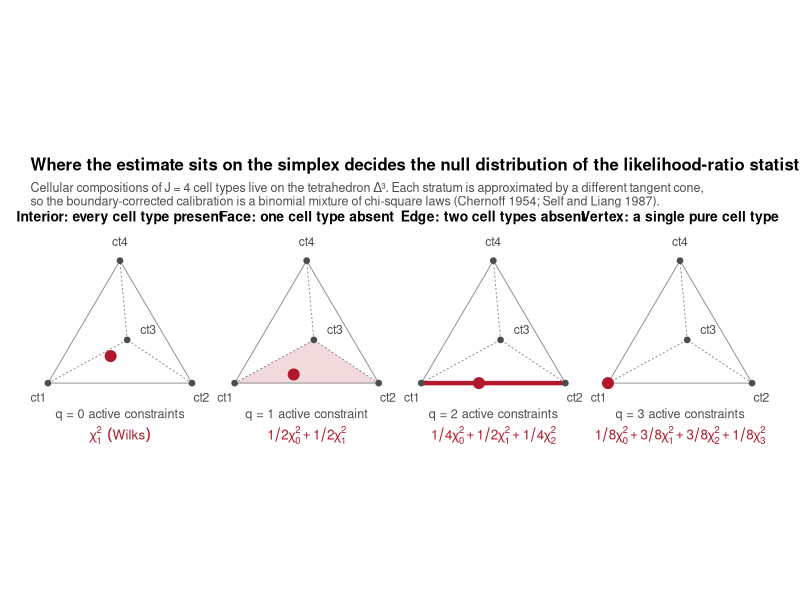

The R source for this figure:
#!/usr/bin/env Rscript
# Illustration of the four strata of the 3-simplex (J = 4 cell types) and
# the tangent cone that governs the null distribution of the DeCovarT
# likelihood-ratio statistic on each of them.
#
# Usage (from the repository root):
#   Rscript scripts/auxiliary/generate_simplex_boundary_figure.R
#
# Output: vignettes/figures/simplex_boundary_tangent_cones.png

library(ggplot2)

output_path <- file.path(
  "vignettes",
  "figures",
  "simplex_boundary_tangent_cones.png"
)
dir.create(dirname(output_path), recursive = TRUE, showWarnings = FALSE)

# Vertex positions for a tetrahedron seen from outside: ct1, ct2 and ct4
# form the visible hull and ct3 is the far vertex, so the three edges
# incident to it read as receding. The barycentric embedding
# p -> sum_j p_j v_j is affine, hence maps the simplex onto that hull.
tetrahedron <- rbind(
  ct1 = c(-1.00, -0.58),
  ct2 = c(1.00, -0.58),
  ct3 = c(0.10, 0.02),
  ct4 = c(0.00, 1.12)
)

embed <- function(p) {
  coords <- drop(matrix(p, nrow = 1L) %*% tetrahedron)
  data.frame(x = coords[[1L]], y = coords[[2L]])
}

vertices <- data.frame(
  x = tetrahedron[, 1L],
  y = tetrahedron[, 2L],
  celltype = rownames(tetrahedron),
  # Nudge labels away from the hull centroid.
  label_x = tetrahedron[, 1L] * 1.13 + c(0, 0, 0.28, 0),
  label_y = tetrahedron[, 2L] * 1.13 + c(-0.12, -0.12, 0.14, 0.12),
  stringsAsFactors = FALSE
)

edge_pairs <- utils::combn(4L, 2L)
edges <- do.call(
  rbind,
  lapply(seq_len(ncol(edge_pairs)), function(k) {
    from <- vertices[edge_pairs[1L, k], c("x", "y")]
    to <- vertices[edge_pairs[2L, k], c("x", "y")]
    data.frame(
      x = from$x,
      y = from$y,
      xend = to$x,
      yend = to$y,
      # Edges touching the far vertex ct3 are drawn as hidden lines.
      hidden = 3L %in% edge_pairs[, k]
    )
  })
)

# One panel per stratum: q counts the constraints active on the boundary.
strata <- list(
  list(
    label = "Interior: every cell type present",
    p = c(0.40, 0.25, 0.20, 0.15),
    q = 0L,
    highlight = NULL
  ),
  list(
    label = "Face: one cell type absent",
    p = c(0.50, 0.30, 0.20, 0.00),
    q = 1L,
    highlight = c(1L, 2L, 3L)
  ),
  list(
    label = "Edge: two cell types absent",
    p = c(0.60, 0.40, 0.00, 0.00),
    q = 2L,
    highlight = c(1L, 2L)
  ),
  list(
    label = "Vertex: a single pure cell type",
    p = c(1.00, 0.00, 0.00, 0.00),
    q = 3L,
    highlight = 1L
  )
)

mixture_label <- function(q) {
  if (q == 0L) {
    return("chi[1]^2~~(Wilks)")
  }
  weights <- stats::dbinom(0:q, size = q, prob = 0.5)
  terms <- sprintf(
    "%s*chi[%d]^2",
    MASS::fractions(weights),
    0:q
  )
  paste(terms, collapse = " + ")
}

panel_levels <- vapply(strata, function(s) s$label, character(1))

panel_frame <- function(component) {
  do.call(
    rbind,
    lapply(strata, function(s) {
      value <- component(s)
      if (is.null(value) || nrow(value) == 0L) {
        return(NULL)
      }
      value$panel <- factor(s$label, levels = panel_levels)
      value
    })
  )
}

edges_all <- panel_frame(function(s) edges)
vertices_all <- panel_frame(function(s) vertices)

points_all <- panel_frame(function(s) {
  out <- embed(s$p)
  out$q <- s$q
  out
})

# Shade the active face (q = 1) or thicken the active edge / vertex.
faces_all <- panel_frame(function(s) {
  if (is.null(s$highlight) || length(s$highlight) != 3L) {
    return(NULL)
  }
  vertices[s$highlight, c("x", "y")]
})

active_edges_all <- panel_frame(function(s) {
  if (is.null(s$highlight) || length(s$highlight) != 2L) {
    return(NULL)
  }
  from <- vertices[s$highlight[[1L]], c("x", "y")]
  to <- vertices[s$highlight[[2L]], c("x", "y")]
  data.frame(x = from$x, y = from$y, xend = to$x, yend = to$y)
})

captions_all <- panel_frame(function(s) {
  data.frame(
    x = 0,
    y = min(vertices$y) - 0.42,
    text = sprintf(
      "q = %d active constraint%s",
      s$q,
      if (s$q == 1L) "" else "s"
    )
  )
})

mixtures_all <- panel_frame(function(s) {
  data.frame(
    x = 0,
    y = min(vertices$y) - 0.72,
    text = mixture_label(s$q)
  )
})

highlight_colour <- "#B2182B"
context_colour <- "#4D4D4D"

plot_object <- ggplot() +
  geom_polygon(
    data = faces_all,
    aes(x = .data$x, y = .data$y),
    fill = highlight_colour,
    alpha = 0.16
  ) +
  geom_segment(
    data = edges_all,
    aes(
      x = .data$x,
      y = .data$y,
      xend = .data$xend,
      yend = .data$yend,
      linetype = .data$hidden
    ),
    colour = context_colour,
    linewidth = 0.35,
    alpha = 0.6
  ) +
  scale_linetype_manual(values = c(`FALSE` = "solid", `TRUE` = "22")) +
  geom_segment(
    data = active_edges_all,
    aes(x = .data$x, y = .data$y, xend = .data$xend, yend = .data$yend),
    colour = highlight_colour,
    linewidth = 1.5
  ) +
  geom_point(
    data = vertices_all,
    aes(x = .data$x, y = .data$y),
    colour = context_colour,
    size = 1.6
  ) +
  geom_text(
    data = vertices_all,
    aes(x = .data$label_x, y = .data$label_y, label = .data$celltype),
    colour = context_colour,
    size = 3.1
  ) +
  geom_point(
    data = points_all,
    aes(x = .data$x, y = .data$y),
    colour = highlight_colour,
    size = 3.4
  ) +
  geom_text(
    data = captions_all,
    aes(x = .data$x, y = .data$y, label = .data$text),
    size = 3.2,
    colour = context_colour
  ) +
  geom_text(
    data = mixtures_all,
    aes(x = .data$x, y = .data$y, label = .data$text),
    parse = TRUE,
    size = 3.4,
    colour = highlight_colour
  ) +
  facet_wrap(~panel, nrow = 1L) +
  coord_equal(clip = "off") +
  labs(
    title = paste(
      "Where the estimate sits on the simplex decides the null",
      "distribution of the likelihood-ratio statistic"
    ),
    subtitle = paste(
      "Cellular compositions of J = 4 cell types live on the tetrahedron",
      "\u0394\u00b3. Each stratum is approximated by a different tangent",
      "cone,\nso the boundary-corrected calibration is a binomial mixture",
      "of chi-square laws (Chernoff 1954; Self and Liang 1987)."
    )
  ) +
  theme_void(base_size = 11) +
  guides(linetype = "none") +
  theme(
    plot.title = element_text(hjust = 0, face = "bold", size = 12),
    plot.subtitle = element_text(hjust = 0, size = 9, colour = context_colour),
    strip.text = element_text(size = 10, face = "bold", margin = margin(b = 6)),
    plot.margin = margin(12, 22, 16, 22)
  )

ggsave(
  filename = output_path,
  plot = plot_object,
  width = 12.4,
  height = 4.3,
  dpi = 300,
  bg = "white"
)

message("Wrote ", normalizePath(output_path))
